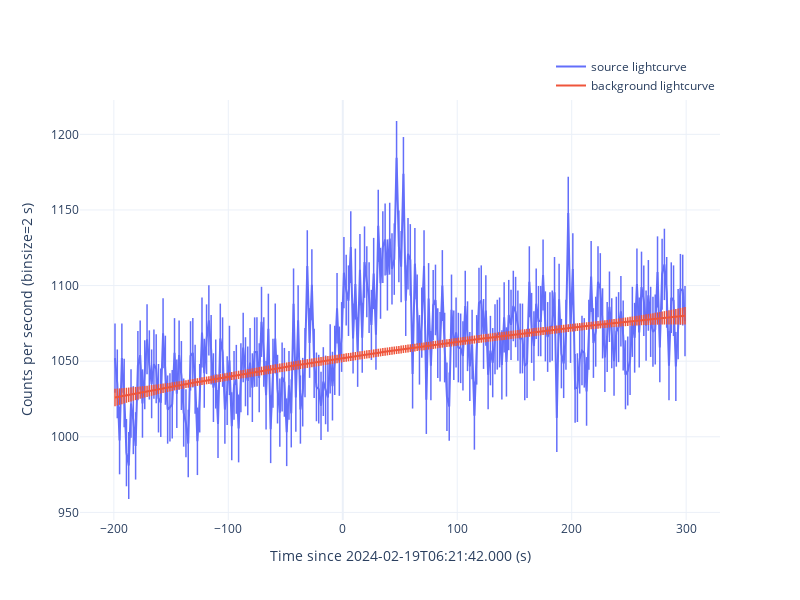

Source (notebook cell):
### Code cell
print(msg_format('extract light curve for n9'))

gbm_tte.lc_binsize = 2
gbm_tte.extract_curve(savepath='./n9/curve', show=True)

### Figure 1 — Plotly figure (JSON) as saved in the notebook; plotly's stock layout.template omitted (floating-point values rounded to 4 significant figures; data arrays with more than 128 entries replaced by an {"elided": "..."} marker saying what was removed)
{"data": [{"error_y": {"array": {"elided": "250 float values"}, "thickness": 1.5, "type": "data", "width": 0}, "marker": {"size": 0, "symbol": "cross-thin"}, "mode": "lines+markers", "name": "source lightcurve", "showlegend": true, "type": "scatter", "x": {"elided": "250 int values"}, "y": {"elided": "250 float values"}}, {"error_y": {"array": {"elided": "250 float values"}, "thickness": 1.5, "type": "data", "width": 0}, "marker": {"size": 0, "symbol": "cross-thin"}, "mode": "lines+markers", "name": "background lightcurve", "showlegend": true, "type": "scatter", "x": {"elided": "250 int values"}, "y": {"elided": "250 float values"}}], "layout": {"height": 600, "legend": {"x": 1, "xanchor": "right", "y": 1, "yanchor": "bottom"}, "width": 800, "xaxis": {"title": {"text": "Time since 2024-02-19T06:21:42.000 (s)"}}, "yaxis": {"title": {"text": "Counts per second (binsize=2 s)"}}}}
